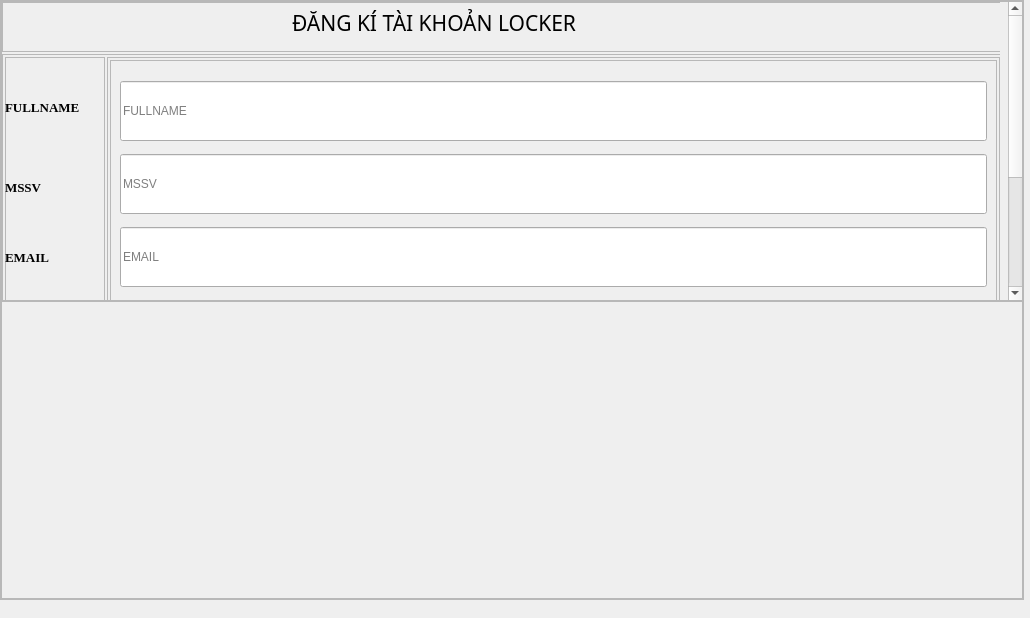
<?xml version="1.0" encoding="UTF-8"?>
<ui version="4.0">
 <class>MainWindow</class>
 <widget class="QMainWindow" name="MainWindow">
  <property name="geometry">
   <rect>
    <x>0</x>
    <y>0</y>
    <width>1030</width>
    <height>618</height>
   </rect>
  </property>
  <property name="windowTitle">
   <string>MainWindow</string>
  </property>
  <property name="animated">
   <bool>true</bool>
  </property>
  <widget class="QWidget" name="centralwidget">
   <widget class="QFrame" name="frame">
    <property name="geometry">
     <rect>
      <x>0</x>
      <y>0</y>
      <width>1024</width>
      <height>600</height>
     </rect>
    </property>
    <property name="frameShape">
     <enum>QFrame::StyledPanel</enum>
    </property>
    <property name="frameShadow">
     <enum>QFrame::Raised</enum>
    </property>
    <layout class="QVBoxLayout" name="verticalLayout_2">
     <property name="spacing">
      <number>0</number>
     </property>
     <property name="leftMargin">
      <number>0</number>
     </property>
     <property name="topMargin">
      <number>0</number>
     </property>
     <property name="rightMargin">
      <number>0</number>
     </property>
     <property name="bottomMargin">
      <number>0</number>
     </property>
     <item>
      <widget class="QScrollArea" name="scrollArea">
       <property name="enabled">
        <bool>true</bool>
       </property>
       <property name="minimumSize">
        <size>
         <width>900</width>
         <height>300</height>
        </size>
       </property>
       <property name="maximumSize">
        <size>
         <width>16777215</width>
         <height>300</height>
        </size>
       </property>
       <property name="lineWidth">
        <number>1</number>
       </property>
       <property name="verticalScrollBarPolicy">
        <enum>Qt::ScrollBarAlwaysOn</enum>
       </property>
       <property name="widgetResizable">
        <bool>false</bool>
       </property>
       <widget class="QWidget" name="scrollAreaWidgetContents">
        <property name="geometry">
         <rect>
          <x>0</x>
          <y>-200</y>
          <width>998</width>
          <height>498</height>
         </rect>
        </property>
        <widget class="QWidget" name="layoutWidget">
         <property name="geometry">
          <rect>
           <x>0</x>
           <y>0</y>
           <width>1001</width>
           <height>483</height>
          </rect>
         </property>
         <layout class="QVBoxLayout" name="verticalLayout">
          <property name="spacing">
           <number>2</number>
          </property>
          <item>
           <widget class="QFrame" name="frame_2">
            <property name="minimumSize">
             <size>
              <width>0</width>
              <height>30</height>
             </size>
            </property>
            <property name="maximumSize">
             <size>
              <width>16777215</width>
              <height>50</height>
             </size>
            </property>
            <property name="frameShape">
             <enum>QFrame::StyledPanel</enum>
            </property>
            <property name="frameShadow">
             <enum>QFrame::Raised</enum>
            </property>
            <widget class="QLabel" name="label">
             <property name="geometry">
              <rect>
               <x>290</x>
               <y>0</y>
               <width>431</width>
               <height>41</height>
              </rect>
             </property>
             <property name="font">
              <font>
               <family>Kozuka Mincho Pr6N R</family>
               <pointsize>16</pointsize>
               <italic>false</italic>
              </font>
             </property>
             <property name="text">
              <string>ĐĂNG KÍ TÀI KHOẢN LOCKER</string>
             </property>
            </widget>
           </widget>
          </item>
          <item>
           <widget class="QFrame" name="frame_3">
            <property name="frameShape">
             <enum>QFrame::StyledPanel</enum>
            </property>
            <property name="frameShadow">
             <enum>QFrame::Raised</enum>
            </property>
            <layout class="QFormLayout" name="formLayout">
             <property name="horizontalSpacing">
              <number>2</number>
             </property>
             <property name="verticalSpacing">
              <number>2</number>
             </property>
             <property name="leftMargin">
              <number>2</number>
             </property>
             <property name="topMargin">
              <number>2</number>
             </property>
             <property name="rightMargin">
              <number>2</number>
             </property>
             <property name="bottomMargin">
              <number>2</number>
             </property>
             <item row="0" column="0">
              <widget class="QFrame" name="frame_5">
               <property name="minimumSize">
                <size>
                 <width>100</width>
                 <height>400</height>
                </size>
               </property>
               <property name="frameShape">
                <enum>QFrame::StyledPanel</enum>
               </property>
               <property name="frameShadow">
                <enum>QFrame::Raised</enum>
               </property>
               <widget class="QLabel" name="label_2">
                <property name="geometry">
                 <rect>
                  <x>0</x>
                  <y>40</y>
                  <width>101</width>
                  <height>21</height>
                 </rect>
                </property>
                <property name="font">
                 <font>
                  <family>Times New Roman</family>
                  <pointsize>10</pointsize>
                  <weight>75</weight>
                  <bold>true</bold>
                 </font>
                </property>
                <property name="text">
                 <string>FULLNAME</string>
                </property>
               </widget>
               <widget class="QLabel" name="label_3">
                <property name="geometry">
                 <rect>
                  <x>0</x>
                  <y>120</y>
                  <width>101</width>
                  <height>21</height>
                 </rect>
                </property>
                <property name="font">
                 <font>
                  <family>Times New Roman</family>
                  <pointsize>10</pointsize>
                  <weight>75</weight>
                  <bold>true</bold>
                 </font>
                </property>
                <property name="text">
                 <string>MSSV</string>
                </property>
               </widget>
               <widget class="QLabel" name="label_4">
                <property name="geometry">
                 <rect>
                  <x>0</x>
                  <y>190</y>
                  <width>101</width>
                  <height>21</height>
                 </rect>
                </property>
                <property name="font">
                 <font>
                  <family>Times New Roman</family>
                  <pointsize>10</pointsize>
                  <weight>75</weight>
                  <bold>true</bold>
                 </font>
                </property>
                <property name="text">
                 <string>EMAIL</string>
                </property>
               </widget>
               <widget class="QLabel" name="label_5">
                <property name="geometry">
                 <rect>
                  <x>0</x>
                  <y>260</y>
                  <width>101</width>
                  <height>21</height>
                 </rect>
                </property>
                <property name="font">
                 <font>
                  <family>Times New Roman</family>
                  <pointsize>10</pointsize>
                  <weight>75</weight>
                  <bold>true</bold>
                 </font>
                </property>
                <property name="text">
                 <string>PASSWORD</string>
                </property>
               </widget>
              </widget>
             </item>
             <item row="0" column="1">
              <widget class="QFrame" name="frame_6">
               <property name="frameShape">
                <enum>QFrame::StyledPanel</enum>
               </property>
               <property name="frameShadow">
                <enum>QFrame::Raised</enum>
               </property>
               <layout class="QVBoxLayout" name="verticalLayout_3">
                <property name="spacing">
                 <number>2</number>
                </property>
                <property name="leftMargin">
                 <number>2</number>
                </property>
                <property name="topMargin">
                 <number>2</number>
                </property>
                <property name="rightMargin">
                 <number>2</number>
                </property>
                <property name="bottomMargin">
                 <number>2</number>
                </property>
                <item>
                 <widget class="QFrame" name="frame_7">
                  <property name="frameShape">
                   <enum>QFrame::StyledPanel</enum>
                  </property>
                  <property name="frameShadow">
                   <enum>QFrame::Raised</enum>
                  </property>
                  <layout class="QVBoxLayout" name="verticalLayout_4">
                   <property name="spacing">
                    <number>2</number>
                   </property>
                   <item>
                    <widget class="QLineEdit" name="fullname">
                     <property name="minimumSize">
                      <size>
                       <width>0</width>
                       <height>60</height>
                      </size>
                     </property>
                     <property name="placeholderText">
                      <string>FULLNAME</string>
                     </property>
                    </widget>
                   </item>
                   <item>
                    <widget class="QLineEdit" name="mssv_reg">
                     <property name="minimumSize">
                      <size>
                       <width>0</width>
                       <height>60</height>
                      </size>
                     </property>
                     <property name="placeholderText">
                      <string>MSSV</string>
                     </property>
                    </widget>
                   </item>
                   <item>
                    <widget class="QLineEdit" name="email_reg">
                     <property name="minimumSize">
                      <size>
                       <width>0</width>
                       <height>60</height>
                      </size>
                     </property>
                     <property name="placeholderText">
                      <string>EMAIL</string>
                     </property>
                    </widget>
                   </item>
                   <item>
                    <widget class="QLineEdit" name="pass_reg">
                     <property name="minimumSize">
                      <size>
                       <width>0</width>
                       <height>60</height>
                      </size>
                     </property>
                     <property name="placeholderText">
                      <string>PASSWORD</string>
                     </property>
                    </widget>
                   </item>
                  </layout>
                 </widget>
                </item>
                <item>
                 <widget class="QFrame" name="frame_8">
                  <property name="maximumSize">
                   <size>
                    <width>1000</width>
                    <height>70</height>
                   </size>
                  </property>
                  <property name="frameShape">
                   <enum>QFrame::StyledPanel</enum>
                  </property>
                  <property name="frameShadow">
                   <enum>QFrame::Raised</enum>
                  </property>
                  <widget class="QPushButton" name="back_begin">
                   <property name="geometry">
                    <rect>
                     <x>140</x>
                     <y>10</y>
                     <width>141</width>
                     <height>61</height>
                    </rect>
                   </property>
                   <property name="text">
                    <string>BACK</string>
                   </property>
                  </widget>
                  <widget class="QPushButton" name="register_b">
                   <property name="geometry">
                    <rect>
                     <x>610</x>
                     <y>10</y>
                     <width>141</width>
                     <height>61</height>
                    </rect>
                   </property>
                   <property name="text">
                    <string>REGISTER</string>
                   </property>
                  </widget>
                  <widget class="QLabel" name="thong_bao_reg">
                   <property name="geometry">
                    <rect>
                     <x>330</x>
                     <y>20</y>
                     <width>241</width>
                     <height>41</height>
                    </rect>
                   </property>
                   <property name="font">
                    <font>
                     <family>Times New Roman</family>
                     <pointsize>10</pointsize>
                     <weight>75</weight>
                     <bold>true</bold>
                    </font>
                   </property>
                   <property name="text">
                    <string/>
                   </property>
                   <property name="alignment">
                    <set>Qt::AlignCenter</set>
                   </property>
                  </widget>
                 </widget>
                </item>
               </layout>
              </widget>
             </item>
            </layout>
           </widget>
          </item>
         </layout>
        </widget>
       </widget>
      </widget>
     </item>
     <item>
      <widget class="QFrame" name="keyboard_container">
       <property name="frameShape">
        <enum>QFrame::StyledPanel</enum>
       </property>
       <property name="frameShadow">
        <enum>QFrame::Raised</enum>
       </property>
       <layout class="QVBoxLayout" name="verticalLayout_5">
        <property name="spacing">
         <number>0</number>
        </property>
        <property name="leftMargin">
         <number>0</number>
        </property>
        <property name="topMargin">
         <number>0</number>
        </property>
        <property name="rightMargin">
         <number>0</number>
        </property>
        <property name="bottomMargin">
         <number>0</number>
        </property>
       </layout>
      </widget>
     </item>
    </layout>
   </widget>
  </widget>
  <widget class="QMenuBar" name="menubar">
   <property name="geometry">
    <rect>
     <x>0</x>
     <y>0</y>
     <width>1030</width>
     <height>26</height>
    </rect>
   </property>
  </widget>
 </widget>
 <resources/>
 <connections/>
</ui>
